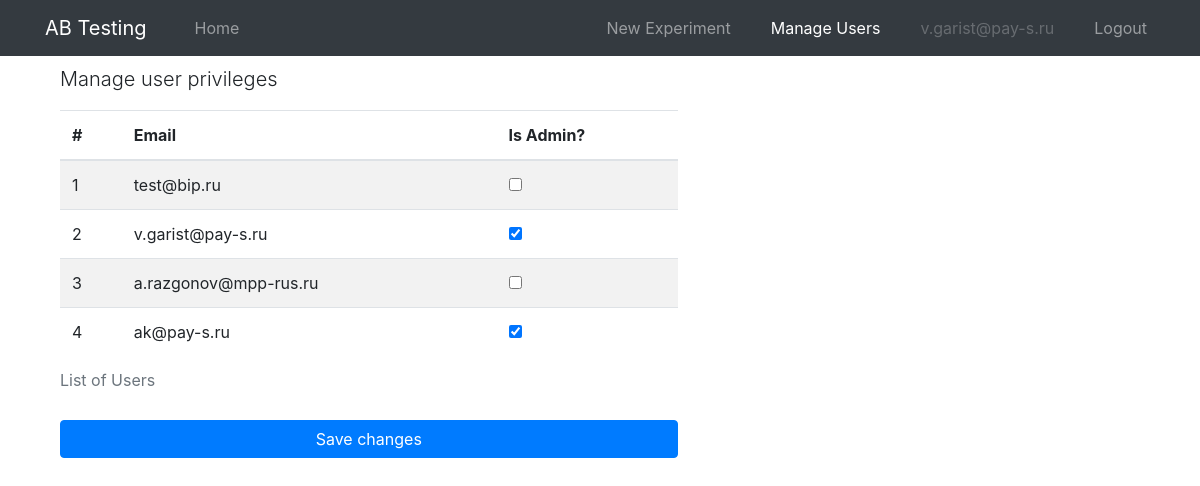
/admin/manage_users (signed in), run on the app's committed database.
### models.py (models this page shows, shortened)
class User(UserMixin, db.Model):
    id = db.Column(db.Integer, primary_key=True)
    email = db.Column(db.String(120), index=True, unique=True)
    password_hash = db.Column(db.String(128))
    is_admin = db.Column(db.Boolean, unique=False, default=False)

### admin/admin.py (the view, shortened to what this page needs)
@bp.route("/manage_users", methods=['GET', 'POST'])
@login_required
def manage_users():
    user_list = User.query.all()
    form = UserForm(request.form)
    return render_template("admin/user_list.html", active_link="manage_users", user_list=user_list, form=form)

### admin/forms.py
class UserForm(FlaskForm):
    email = StringField('Email', validators=[DataRequired(), Email()])
    is_admin = BooleanField("Admin?")

### main.py (called while the page is built)
@login.user_loader
def load_user(id):
    return User.query.get(int(id))

### templates/admin/user_list.html (shortened to what this page needs)
{% extends "base.html" %}
{% block content %}
<div class="container">
    <div class="col-7">
        <p class="mt-2 lead">Manage user privileges</p>
        <form action="" method="post" novalidate>
            <table class="table table-hover table-striped">
                <caption>List of Users</caption>
                <thead>
                    <tr>
                        <th scope="col">#</th>
                        <th scope="col">Email</th>
                        <th scope="col">Is Admin?</th>
                    </tr>
                </thead>
                {% for u in user_list %}
                <tr>
                    <td>{{ loop.index }}</td>
                    <td>{{ u.email }}</td>
                    <td>
                        <div class="form-check">
                        {% if u.is_admin %}
                            <input class="form-check-input" type="checkbox" value="{{ u.id }}" name="switcher" id="{{u.id}}" checked>
                        {% else %}
                            <input class="form-check-input" type="checkbox" value="{{ u.id }}" name="switcher" id="{{u.id}}">
                        {% endif %}
                        </div>
                    </td>
                </tr>
                {% endfor %}
            </table>
            <div class="form-group">
                <button type="submit" class="btn btn-block btn-primary">Save changes</button>
            </div>
        </form>
    </div>
</div>
{% endblock %}

### templates/base.html (shortened to what this page needs)
<!DOCTYPE html>
<html>
    <head>
        <link rel="stylesheet" href="https://stackpath.bootstrapcdn.com/bootstrap/4.5.0/css/bootstrap.min.css">
        <link rel="stylesheet" href="https://stackpath.bootstrapcdn.com/font-awesome/4.7.0/css/font-awesome.min.css">
        <link rel="stylesheet" type="text/css" href="{{ url_for('static', filename='css/style.css') }}">
    </head>
    <body>
    <nav class="navbar navbar-expand-md navbar-dark bg-dark fixed-top">
        <div class="container">
            <a class="navbar-brand" href="{{ url_for('ab.index') }}">AB Testing</a>
            <div class="collapse navbar-collapse" id="navbarCollapse">
                <ul class="navbar-nav mr-auto">
                    <li class="nav-item {{ 'active' if active_link == 'home' else None }} ml-4">
                        <a class="nav-link" href="{{ url_for('ab.index') }}">Home</a>
                    </li>
                </ul>
                <ul class="navbar-nav ml-auto">
                {% if current_user.is_authenticated %}
                {% if current_user.is_admin %}
                    <li class="nav-item mr-4 {{ 'active' if active_link == 'create_experiment' else None }}">
                    <a class="nav-link" href="{{ url_for('admin.create_experiment') }}">New Experiment</a>
                    </li>
                    <li class="nav-item mr-4 {{ 'active' if active_link == 'manage_users' else None }}">
                    <a class="nav-link" href="{{ url_for('admin.manage_users') }}">Manage Users</a>
                    </li>
                {% endif %}
                    <li class="nav-item mr-4">
                    <a class="nav-link disabled">{{ current_user.email }}</a>
                    </li>
                    <li class="nav-item">
                    <a class="nav-link" href="{{ url_for('auth.logout') }}">Logout</a>
                    </li>
                {% endif %}
                </ul>
            </div>
        </div>
    </nav>
    {% block content %}
    {% endblock %}
    </body>
</html>

### static/css/style.css (style rules this page uses)
body { padding-top: 3.5rem; }

### data on the page
User: email "v.garist@pay-s.ru"
User: email "test@bip.ru"
User: email "a.razgonov@mpp-rus.ru"
User: email "ak@pay-s.ru"
